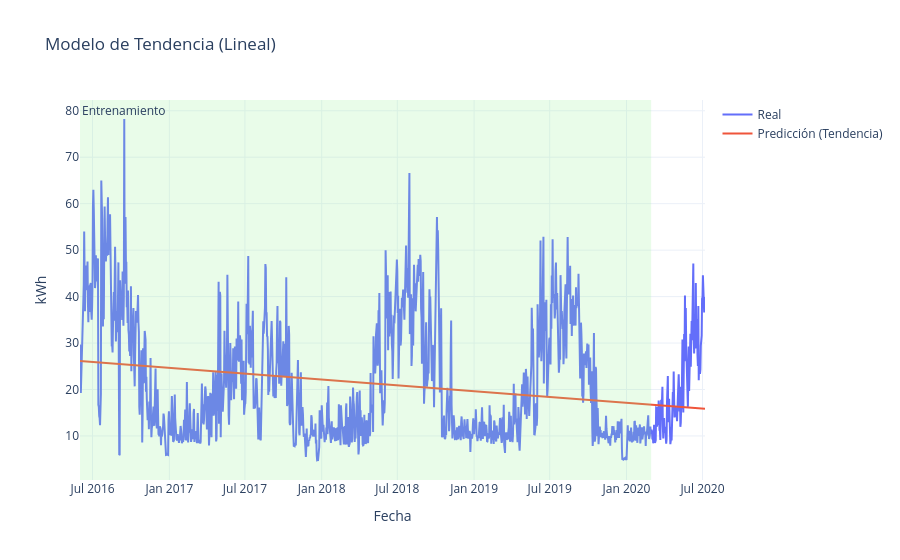
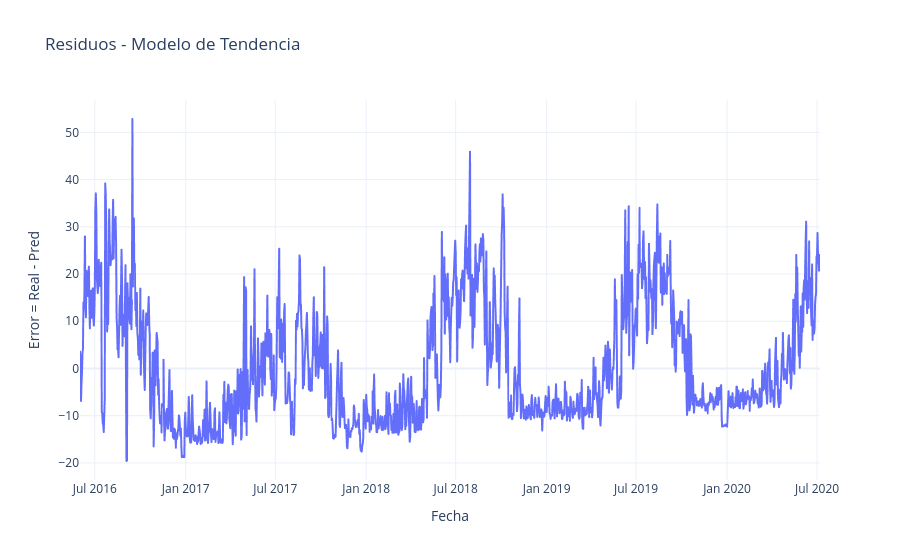
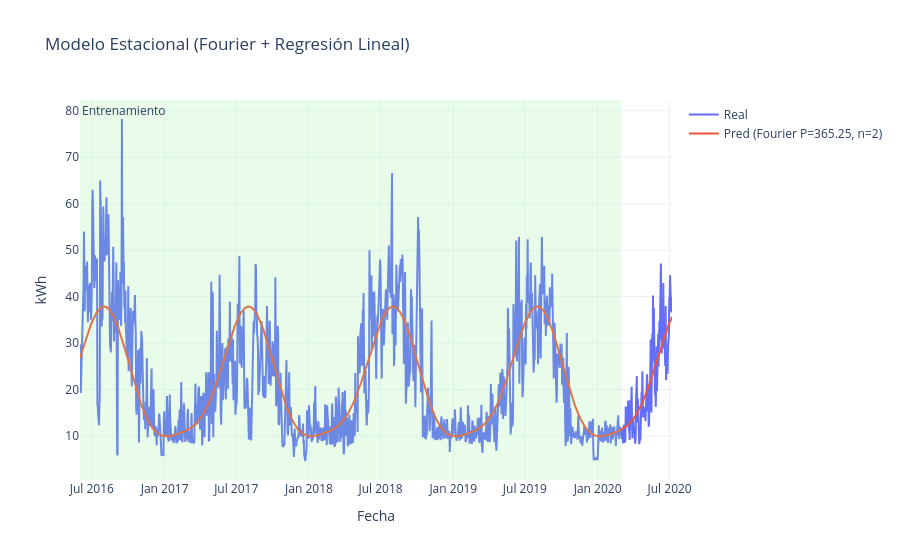
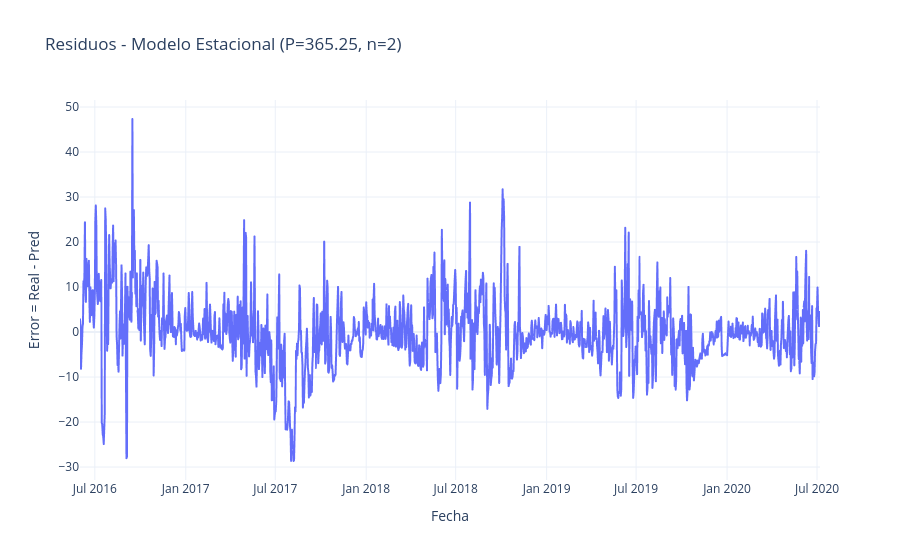

Here is the notebook cell these charts were saved with, in order:
### Markdown cell above
**Respuesta**

### Code cell
#CODIGO AQUI
# =========================================================
# 0) Carga, split temporal y utilidades
# =========================================================
import numpy as np
import pandas as pd
from dataclasses import dataclass
from sklearn.base import BaseEstimator, TransformerMixin
from sklearn.pipeline import Pipeline
from sklearn.linear_model import LinearRegression
from sklearn.metrics import mean_absolute_error
import plotly.graph_objects as go
import plotly.express as px

# --- Carga (si no lo hiciste antes) ---
df = pd.read_csv("energia_homero.csv", parse_dates=["date"])
df = (
    df.dropna(subset=["date", "Energy_kWh"])
      .drop_duplicates(subset=["date"])
      .sort_values("date")
      .reset_index(drop=True)
)

# Prophet-like columns for convenience
df_prophet = df.rename(columns={"date":"ds", "Energy_kWh":"y"})

# --- Split temporal ---
cutoff = pd.to_datetime("2020-02-29")
mask_train = df_prophet["ds"] <= cutoff
mask_test  = df_prophet["ds"] >= pd.to_datetime("2020-03-01")

train = df_prophet.loc[mask_train].copy()
test  = df_prophet.loc[mask_test].copy()
full  = df_prophet.copy()

X_train, y_train = train[["ds"]], train["y"]
X_test,  y_test  = test[["ds"]],  test["y"]

# =========================================================
# Utilidades: transformadores de tiempo y Fourier
# =========================================================
class TimeIndex(BaseEstimator, TransformerMixin):
    """
    Transforma 'ds' (datetime) en un índice de tiempo (días desde t0 del set de entrenamiento).
    Guarda t0 en fit() para mantener consistencia train/test.
    """
    def fit(self, X, y=None):
        ds = pd.to_datetime(X["ds"])
        self.t0_ = ds.min()
        return self
    def transform(self, X):
        ds = pd.to_datetime(X["ds"])
        t = (ds - self.t0_).dt.days.to_numpy().reshape(-1, 1).astype(float)
        return t  # shape (n_samples, 1)

class FourierFeatures(BaseEstimator, TransformerMixin):
    """
    Genera términos de Fourier para una estacionalidad de periodo 'period'
    y orden 'order' (k = 1..order): sin(2πkt/P), cos(2πkt/P).
    Usa los días desde t0 (mismo origen que TimeIndex).
    """
    def __init__(self, period, order):
        self.period = period
        self.order = order

    def fit(self, X, y=None):
        ds = pd.to_datetime(X["ds"])
        self.t0_ = ds.min()
        return self

    def transform(self, X):
        ds = pd.to_datetime(X["ds"])
        t = (ds - self.t0_).dt.days.to_numpy().astype(float)
        feats = []
        for k in range(1, self.order + 1):
            angle = 2 * np.pi * k * t / self.period
            feats.append(np.sin(angle))
            feats.append(np.cos(angle))
        return np.column_stack(feats) if feats else t.reshape(-1,1)

# =========================================================
# 1) Pipeline_trend: tendencia lineal
# =========================================================
Pipeline_trend = Pipeline(steps=[
    ("time", TimeIndex()),
    ("linreg", LinearRegression())
])

# =========================================================
# 2) Entrenar tendencia, predecir y evaluar
# =========================================================
Pipeline_trend.fit(X_train, y_train)

yhat_train_trend = Pipeline_trend.predict(X_train)
yhat_test_trend  = Pipeline_trend.predict(X_test)

mae_train_trend = mean_absolute_error(y_train, yhat_train_trend)
mae_test_trend  = mean_absolute_error(y_test,  yhat_test_trend)
print(f"[Trend] MAE train: {mae_train_trend:,.3f} | MAE test: {mae_test_trend:,.3f}")

# Predicción en todo el intervalo (para graficar completo)
yhat_full_trend = Pipeline_trend.predict(full[["ds"]])

fig_trend = go.Figure()
fig_trend.add_trace(go.Scatter(x=full["ds"], y=full["y"], name="Real", mode="lines"))
fig_trend.add_trace(go.Scatter(x=full["ds"], y=yhat_full_trend, name="Predicción (Tendencia)", mode="lines"))
fig_trend.add_vrect(x0=train["ds"].min(), x1=train["ds"].max(),
                    fillcolor="LightGreen", opacity=0.2, line_width=0,
                    annotation_text="Entrenamiento", annotation_position="top left")
fig_trend.update_layout(title="Modelo de Tendencia (Lineal)", xaxis_title="Fecha", yaxis_title="kWh",
                        template="plotly_white", hovermode="x unified")
fig_trend.show()

# =========================================================
# 3) Residuos del modelo de tendencia y posible estacionalidad
# =========================================================
res_full_trend = full["y"].to_numpy() - yhat_full_trend

fig_res_trend = px.line(x=full["ds"], y=res_full_trend,
                        labels={"x":"Fecha", "y":"Error = Real - Pred"},
                        title="Residuos - Modelo de Tendencia")
fig_res_trend.update_layout(template="plotly_white", hovermode="x unified")
fig_res_trend.show()

# Chequeo rápido de autocorrelación en lags estacionales típicos
def autocorr_at_lag(series, lag):
    s = pd.Series(series)
    return s.autocorr(lag)

for lag in [7, 30, 365]:
    if len(full) > lag + 5:
        print(f"Autocorrelación de residuos (lag {lag} días): {autocorr_at_lag(res_full_trend, lag):.3f}")

# Comentario (interpretación esperada):
# Si ves oscilaciones periódicas en el gráfico de residuos y autocorrelaciones altas (p.ej., ~lag 7 y/o ~lag 365),
# hay estacionalidad semanal y/o anual que la tendencia lineal no capturó.

# =========================================================
# 4) Pipeline_seasonal: Fourier + Regresión Lineal
#    Selección de P (periodo) y n (orden) vía validación temporal interna
# =========================================================
def make_seasonal_pipeline(P, n):
    return Pipeline(steps=[
        ("fourier", FourierFeatures(period=P, order=n)),
        ("linreg", LinearRegression())
    ])

# Split de validación temporal dentro del train (último 20% como valid)
val_frac = 0.2
cut_idx = int(np.floor((1 - val_frac) * len(train)))
X_tr_sub, y_tr_sub = train.iloc[:cut_idx][["ds"]], train.iloc[:cut_idx]["y"]
X_val_sub, y_val_sub = train.iloc[cut_idx:][["ds"]], train.iloc[cut_idx:]["y"]

candidate_periods = [7, 30.5, 365.25]
candidate_orders  = [1, 2, 3, 5, 10]

best = None
for P in candidate_periods:
    for n in candidate_orders:
        pipe = make_seasonal_pipeline(P, n)
        pipe.fit(X_tr_sub, y_tr_sub)
        y_val_hat = pipe.predict(X_val_sub)
        mae_val = mean_absolute_error(y_val_sub, y_val_hat)
        if (best is None) or (mae_val < best["mae"]):
            best = {"P": P, "n": n, "mae": mae_val}

print(f"Mejor combinación en validación interna -> P={best['P']} días, n={best['n']} (MAE val={best['mae']:.3f})")

# Construimos el pipeline final con esos hiperparámetros
Pipeline_seasonal = make_seasonal_pipeline(best["P"], best["n"])

# =========================================================
# 5) Entrenar estacionalidad, predecir y evaluar (train/test y completo)
# =========================================================
Pipeline_seasonal.fit(X_train, y_train)

yhat_train_seas = Pipeline_seasonal.predict(X_train)
yhat_test_seas  = Pipeline_seasonal.predict(X_test)
mae_train_seas  = mean_absolute_error(y_train, yhat_train_seas)
mae_test_seas   = mean_absolute_error(y_test,  yhat_test_seas)
print(f"[Seasonal] MAE train: {mae_train_seas:,.3f} | MAE test: {mae_test_seas:,.3f}")

yhat_full_seas = Pipeline_seasonal.predict(full[["ds"]])

fig_seas = go.Figure()
fig_seas.add_trace(go.Scatter(x=full["ds"], y=full["y"], name="Real", mode="lines"))
fig_seas.add_trace(go.Scatter(x=full["ds"], y=yhat_full_seas, name=f"Pred (Fourier P={best['P']}, n={best['n']})", mode="lines"))
fig_seas.add_vrect(x0=train["ds"].min(), x1=train["ds"].max(),
                   fillcolor="LightGreen", opacity=0.2, line_width=0,
                   annotation_text="Entrenamiento", annotation_position="top left")
fig_seas.update_layout(title="Modelo Estacional (Fourier + Regresión Lineal)", xaxis_title="Fecha", yaxis_title="kWh",
                       template="plotly_white", hovermode="x unified")
fig_seas.show()

# =========================================================
# 6) Residuos del modelo estacional y comentario
# =========================================================
res_full_seas = full["y"].to_numpy() - yhat_full_seas

fig_res_seas = px.line(x=full["ds"], y=res_full_seas,
                       labels={"x":"Fecha", "y":"Error = Real - Pred"},
                       title=f"Residuos - Modelo Estacional (P={best['P']}, n={best['n']})")
fig_res_seas.update_layout(template="plotly_white", hovermode="x unified")
fig_res_seas.show()

for lag in [7, 30, 365]:
    if len(full) > lag + 5:
        print(f"[Seasonal] Autocorrelación residuos (lag {lag}): {autocorr_at_lag(res_full_seas, lag):.3f}")

### Figure 1 — Plotly figure (JSON) as saved in the notebook; plotly's stock layout.template omitted (floating-point values rounded to 4 significant figures; data arrays with more than 128 entries replaced by an {"elided": "..."} marker saying what was removed)
{"data": [{"mode": "lines", "name": "Real", "type": "scatter", "x": {"elided": "1498 str values"}, "y": {"elided": "1498 float values"}}, {"mode": "lines", "name": "Predicción (Tendencia)", "type": "scatter", "x": {"elided": "1498 str values"}, "y": {"elided": "1498 float values"}}], "layout": {"annotations": [{"showarrow": false, "text": "Entrenamiento", "x": "2016-06-01T00:00:00", "xanchor": "left", "xref": "x", "y": 1, "yanchor": "top", "yref": "y domain"}], "hovermode": "x unified", "shapes": [{"fillcolor": "LightGreen", "line": {"width": 0}, "opacity": 0.2, "type": "rect", "x0": "2016-06-01T00:00:00", "x1": "2020-02-29T00:00:00", "xref": "x", "y0": 0, "y1": 1, "yref": "y domain"}], "title": {"text": "Modelo de Tendencia (Lineal)"}, "xaxis": {"title": {"text": "Fecha"}}, "yaxis": {"title": {"text": "kWh"}}}}

### Figure 2 — Plotly figure (JSON) as saved in the notebook; plotly's stock layout.template omitted (floating-point values rounded to 4 significant figures; data arrays with more than 128 entries replaced by an {"elided": "..."} marker saying what was removed)
{"data": [{"hovertemplate": "Fecha=%{x}<br>Error = Real - Pred=%{y}<extra></extra>", "legendgroup": "", "line": {"color": "#636efa", "dash": "solid"}, "marker": {"symbol": "circle"}, "mode": "lines", "name": "", "showlegend": false, "type": "scattergl", "x": {"elided": "1498 str values"}, "xaxis": "x", "y": {"elided": "1498 float values"}, "yaxis": "y"}], "layout": {"hovermode": "x unified", "legend": {"tracegroupgap": 0}, "title": {"text": "Residuos - Modelo de Tendencia"}, "xaxis": {"anchor": "y", "domain": [0, 1], "title": {"text": "Fecha"}}, "yaxis": {"anchor": "x", "domain": [0, 1], "title": {"text": "Error = Real - Pred"}}}}

### Figure 3 — Plotly figure (JSON) as saved in the notebook; plotly's stock layout.template omitted (floating-point values rounded to 4 significant figures; data arrays with more than 128 entries replaced by an {"elided": "..."} marker saying what was removed)
{"data": [{"mode": "lines", "name": "Real", "type": "scatter", "x": {"elided": "1498 str values"}, "y": {"elided": "1498 float values"}}, {"mode": "lines", "name": "Pred (Fourier P=365.25, n=2)", "type": "scatter", "x": {"elided": "1498 str values"}, "y": {"elided": "1498 float values"}}], "layout": {"annotations": [{"showarrow": false, "text": "Entrenamiento", "x": "2016-06-01T00:00:00", "xanchor": "left", "xref": "x", "y": 1, "yanchor": "top", "yref": "y domain"}], "hovermode": "x unified", "shapes": [{"fillcolor": "LightGreen", "line": {"width": 0}, "opacity": 0.2, "type": "rect", "x0": "2016-06-01T00:00:00", "x1": "2020-02-29T00:00:00", "xref": "x", "y0": 0, "y1": 1, "yref": "y domain"}], "title": {"text": "Modelo Estacional (Fourier + Regresión Lineal)"}, "xaxis": {"title": {"text": "Fecha"}}, "yaxis": {"title": {"text": "kWh"}}}}

### Figure 4 — Plotly figure (JSON) as saved in the notebook; plotly's stock layout.template omitted (floating-point values rounded to 4 significant figures; data arrays with more than 128 entries replaced by an {"elided": "..."} marker saying what was removed)
{"data": [{"hovertemplate": "Fecha=%{x}<br>Error = Real - Pred=%{y}<extra></extra>", "legendgroup": "", "line": {"color": "#636efa", "dash": "solid"}, "marker": {"symbol": "circle"}, "mode": "lines", "name": "", "showlegend": false, "type": "scattergl", "x": {"elided": "1498 str values"}, "xaxis": "x", "y": {"elided": "1498 float values"}, "yaxis": "y"}], "layout": {"hovermode": "x unified", "legend": {"tracegroupgap": 0}, "title": {"text": "Residuos - Modelo Estacional (P=365.25, n=2)"}, "xaxis": {"anchor": "y", "domain": [0, 1], "title": {"text": "Fecha"}}, "yaxis": {"anchor": "x", "domain": [0, 1], "title": {"text": "Error = Real - Pred"}}}}
